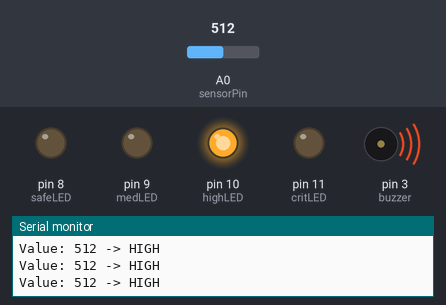
Simulated run of this sketch. Board: Arduino Uno, built with avr-gcc and run on an emulated ATmega328P. Parts: output pins drawn as LEDs (lit = HIGH), buzzer (waves = sounding), the last lines printed to the serial monitor. The inputs (shaded band) are chosen by the test bench; at power-on: A0 (sensorPin) = 512.

Above: at 1.25 s.
1.3 s: A0 (sensorPin) set to 504
At 2.2 s:
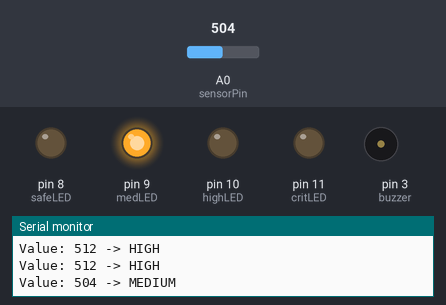
4.3 s: A0 (sensorPin) set to 810
At 5.1 s:
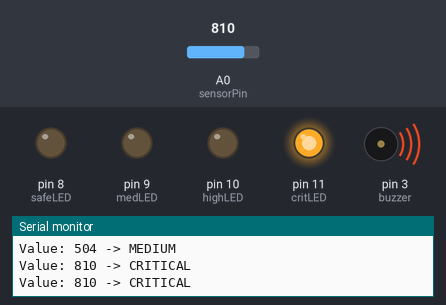
5.9 s: A0 (sensorPin) set to 775
7.4 s: A0 (sensorPin) set to 753
At 7.68 s:
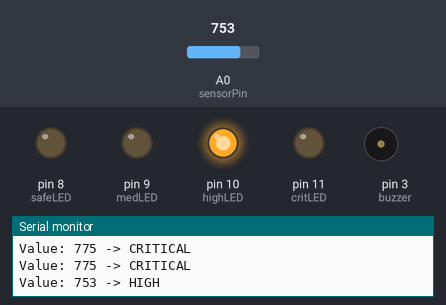
10.4 s: A0 (sensorPin) set to 122
At 11.0 s:
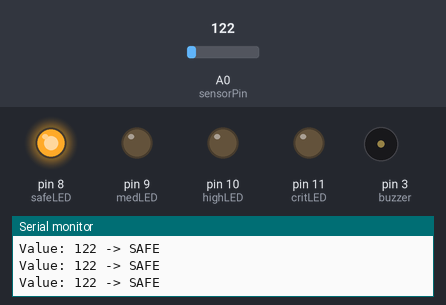
12.0 s: A0 (sensorPin) set to 244
13.5 s: A0 (sensorPin) set to 272
At 13.69 s:
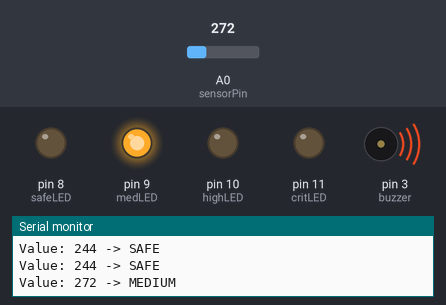
Timing chart, 0 to 17.5 s (numbered marks = the images above; inputs shaded):
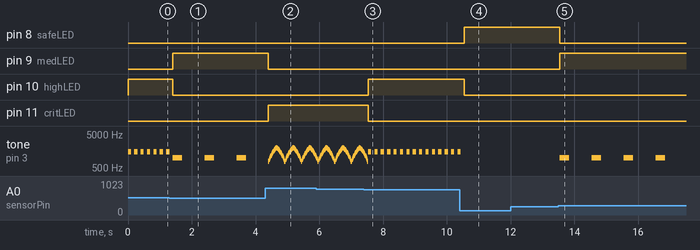

Measured:
- the behaviour switches between 512 and 511 on A0 (sensorPin) (found by bisection; images 0 and 1)
- the behaviour switches between 768 and 767 on A0 (sensorPin) (found by bisection; images 2 and 3)
- the behaviour switches between 255 and 256 on A0 (sensorPin) (found by bisection; images 4 and 5)
- after the input at 1.3 s, pin 9 (medLED): LOW → HIGH after 0.10 s; pin 10 (highLED): HIGH → LOW after 0.10 s
- after the input at 4.3 s, pin 9 (medLED): HIGH → LOW after 0.11 s; pin 11 (critLED): LOW → HIGH after 0.11 s
- after the input at 7.4 s, pin 10 (highLED): LOW → HIGH after 0.13 s; pin 11 (critLED): HIGH → LOW after 0.13 s
- after the input at 10.4 s, pin 8 (safeLED): LOW → HIGH after 0.14 s; pin 10 (highLED): HIGH → LOW after 0.14 s; tone on pin 3 (buzzer): goes on until 10.4 s, then stays silent
- after the input at 13.5 s, pin 8 (safeLED): HIGH → LOW at once; pin 9 (medLED): LOW → HIGH at once; tone on pin 3 (buzzer): alternates 1000 Hz for 0.30 s and silent for 0.70 s, starting at once

The sketch:

LeakLock.ino
```cpp
const int sensorPin = A0;
const int buzzer = 3;
const int safeLED = 8;
const int medLED = 9;
const int highLED = 10;
const int critLED = 11;

// Thresholds (0-1023)
const int MEDIUM_T = 256;
const int HIGH_T = 512;
const int CRITICAL_T = 768;

void setup() {
  pinMode(buzzer, OUTPUT);
  pinMode(safeLED, OUTPUT);
  pinMode(medLED, OUTPUT);
  pinMode(highLED, OUTPUT);
  pinMode(critLED, OUTPUT);
  Serial.begin(9600);
}

void allLedsOff() {
  digitalWrite(safeLED, LOW);
  digitalWrite(medLED, LOW);
  digitalWrite(highLED, LOW);
  digitalWrite(critLED, LOW);
}

void loop() {
  int value = analogRead(sensorPin);
  allLedsOff();

  if (value < MEDIUM_T) {
    // SAFE: silent, green LED
    digitalWrite(safeLED, HIGH);
    noTone(buzzer);
    Serial.print("Value: "); Serial.print(value);
    Serial.println(" -> SAFE");
    delay(200);
  }
  else if (value < HIGH_T) {
    // MEDIUM: slow beep, yellow LED
    digitalWrite(medLED, HIGH);
    Serial.print("Value: "); Serial.print(value);
    Serial.println(" -> MEDIUM");
    tone(buzzer, 1000);
    delay(300);
    noTone(buzzer);
    delay(700);
  }
  else if (value < CRITICAL_T) {
    // HIGH: fast beep, orange LED
    digitalWrite(highLED, HIGH);
    Serial.print("Value: "); Serial.print(value);
    Serial.println(" -> HIGH");
    tone(buzzer, 1500);
    delay(100);
    noTone(buzzer);
    delay(100);
  }
  else {
    // CRITICAL: siren, red LED
    digitalWrite(critLED, HIGH);
    Serial.print("Value: "); Serial.print(value);
    Serial.println(" -> CRITICAL");
    for (int f = 800; f <= 2000; f += 100) {
      tone(buzzer, f);
      delay(20);
    }
    for (int f = 2000; f >= 800; f -= 100) {
      tone(buzzer, f);
      delay(20);
    }
  }
}
```
